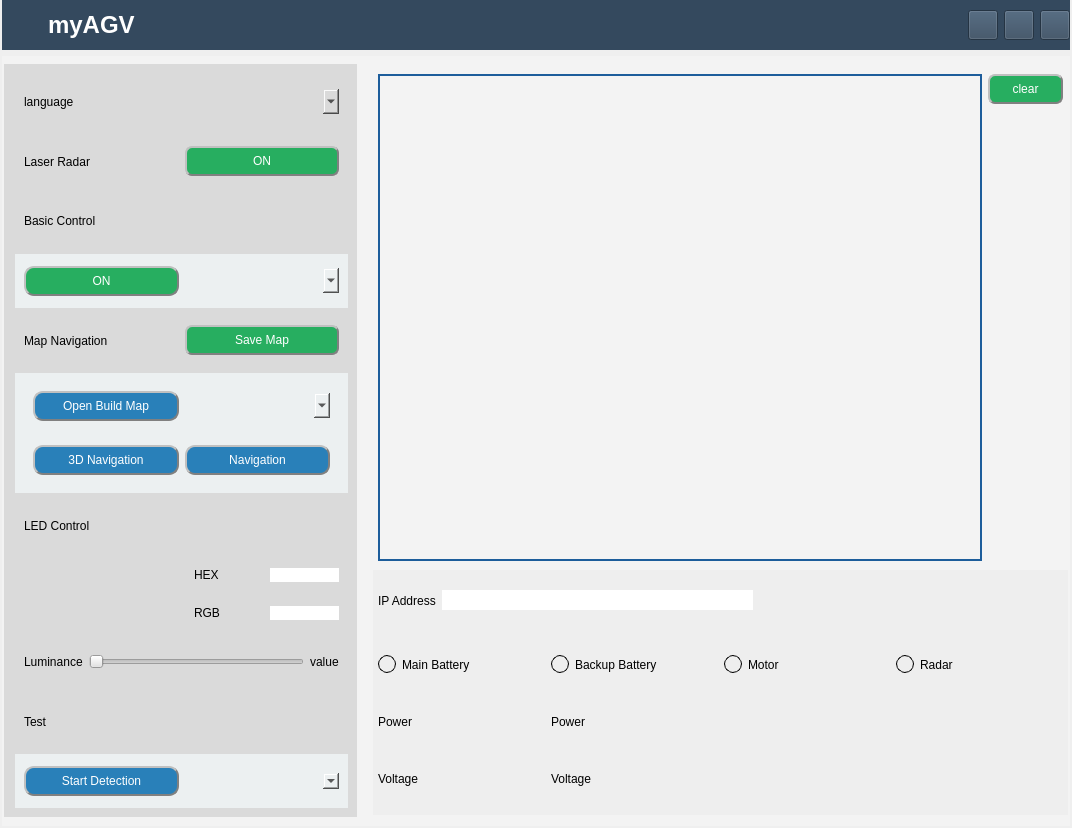
<?xml version="1.0" encoding="UTF-8"?>
<ui version="4.0">
 <class>myAGV</class>
 <widget class="QMainWindow" name="myAGV">
  <property name="geometry">
   <rect>
    <x>0</x>
    <y>0</y>
    <width>1072</width>
    <height>828</height>
   </rect>
  </property>
  <property name="windowTitle">
   <string>MainWindow</string>
  </property>
  <widget class="QWidget" name="centralwidget">
   <layout class="QVBoxLayout" name="verticalLayout_15">
    <property name="leftMargin">
     <number>2</number>
    </property>
    <property name="topMargin">
     <number>0</number>
    </property>
    <property name="rightMargin">
     <number>2</number>
    </property>
    <property name="bottomMargin">
     <number>2</number>
    </property>
    <item>
     <widget class="QWidget" name="menu_widget" native="true">
      <property name="maximumSize">
       <size>
        <width>16777215</width>
        <height>50</height>
       </size>
      </property>
      <property name="styleSheet">
       <string notr="true">background-color: rgb(52, 73, 94);</string>
      </property>
      <layout class="QGridLayout" name="gridLayout">
       <property name="leftMargin">
        <number>10</number>
       </property>
       <property name="topMargin">
        <number>0</number>
       </property>
       <property name="rightMargin">
        <number>0</number>
       </property>
       <property name="bottomMargin">
        <number>0</number>
       </property>
       <item row="0" column="1">
        <widget class="QLabel" name="title">
         <property name="font">
          <font>
           <family>Arial</family>
           <pointsize>18</pointsize>
           <weight>75</weight>
           <bold>true</bold>
          </font>
         </property>
         <property name="styleSheet">
          <string notr="true">background-color: rgb(255, 255, 255，200);
color: rgb(255, 255, 255);</string>
         </property>
         <property name="text">
          <string>myAGV</string>
         </property>
        </widget>
       </item>
       <item row="0" column="0">
        <widget class="QLabel" name="logo_lab">
         <property name="sizePolicy">
          <sizepolicy hsizetype="Preferred" vsizetype="Preferred">
           <horstretch>0</horstretch>
           <verstretch>0</verstretch>
          </sizepolicy>
         </property>
         <property name="minimumSize">
          <size>
           <width>25</width>
           <height>25</height>
          </size>
         </property>
         <property name="maximumSize">
          <size>
           <width>30</width>
           <height>30</height>
          </size>
         </property>
         <property name="styleSheet">
          <string notr="true"/>
         </property>
         <property name="text">
          <string/>
         </property>
         <property name="pixmap">
          <pixmap>operations_UI/img_UI/logo.ico</pixmap>
         </property>
         <property name="scaledContents">
          <bool>true</bool>
         </property>
         <property name="margin">
          <number>0</number>
         </property>
        </widget>
       </item>
       <item row="0" column="2">
        <widget class="QPushButton" name="min_btn">
         <property name="enabled">
          <bool>true</bool>
         </property>
         <property name="sizePolicy">
          <sizepolicy hsizetype="Minimum" vsizetype="Expanding">
           <horstretch>0</horstretch>
           <verstretch>0</verstretch>
          </sizepolicy>
         </property>
         <property name="minimumSize">
          <size>
           <width>30</width>
           <height>30</height>
          </size>
         </property>
         <property name="maximumSize">
          <size>
           <width>30</width>
           <height>30</height>
          </size>
         </property>
         <property name="cursor">
          <cursorShape>PointingHandCursor</cursorShape>
         </property>
         <property name="styleSheet">
          <string notr="true"/>
         </property>
         <property name="text">
          <string/>
         </property>
         <property name="icon">
          <iconset>
           <normaloff>operations_UI/img_UI/min.ico</normaloff>operations_UI/img_UI/min.ico</iconset>
         </property>
         <property name="iconSize">
          <size>
           <width>30</width>
           <height>30</height>
          </size>
         </property>
        </widget>
       </item>
       <item row="0" column="3">
        <widget class="QPushButton" name="max_btn">
         <property name="enabled">
          <bool>true</bool>
         </property>
         <property name="sizePolicy">
          <sizepolicy hsizetype="Minimum" vsizetype="Expanding">
           <horstretch>0</horstretch>
           <verstretch>0</verstretch>
          </sizepolicy>
         </property>
         <property name="minimumSize">
          <size>
           <width>30</width>
           <height>30</height>
          </size>
         </property>
         <property name="maximumSize">
          <size>
           <width>30</width>
           <height>30</height>
          </size>
         </property>
         <property name="cursor">
          <cursorShape>PointingHandCursor</cursorShape>
         </property>
         <property name="styleSheet">
          <string notr="true"/>
         </property>
         <property name="text">
          <string/>
         </property>
         <property name="icon">
          <iconset>
           <normaloff>operations_UI/img_UI/max.ico</normaloff>operations_UI/img_UI/max.ico</iconset>
         </property>
         <property name="iconSize">
          <size>
           <width>30</width>
           <height>30</height>
          </size>
         </property>
        </widget>
       </item>
       <item row="0" column="4">
        <widget class="QPushButton" name="close_btn">
         <property name="minimumSize">
          <size>
           <width>30</width>
           <height>30</height>
          </size>
         </property>
         <property name="maximumSize">
          <size>
           <width>30</width>
           <height>30</height>
          </size>
         </property>
         <property name="cursor">
          <cursorShape>PointingHandCursor</cursorShape>
         </property>
         <property name="styleSheet">
          <string notr="true"/>
         </property>
         <property name="text">
          <string/>
         </property>
         <property name="icon">
          <iconset>
           <normaloff>operations_UI/img_UI/close.ico</normaloff>operations_UI/img_UI/close.ico</iconset>
         </property>
         <property name="iconSize">
          <size>
           <width>30</width>
           <height>30</height>
          </size>
         </property>
        </widget>
       </item>
      </layout>
     </widget>
    </item>
    <item>
     <widget class="QScrollArea" name="scrollArea">
      <property name="styleSheet">
       <string notr="true">background-color: rgb(243, 243, 243);
border:None;</string>
      </property>
      <property name="widgetResizable">
       <bool>true</bool>
      </property>
      <widget class="QWidget" name="scrollAreaWidgetContents">
       <property name="geometry">
        <rect>
         <x>0</x>
         <y>0</y>
         <width>1047</width>
         <height>774</height>
        </rect>
       </property>
       <layout class="QHBoxLayout" name="horizontalLayout" stretch="1,2">
        <property name="leftMargin">
         <number>2</number>
        </property>
        <property name="topMargin">
         <number>8</number>
        </property>
        <property name="rightMargin">
         <number>2</number>
        </property>
        <item>
         <widget class="QWidget" name="widget_left" native="true">
          <property name="styleSheet">
           <string notr="true">background-color: rgb(218, 218, 218);</string>
          </property>
          <layout class="QVBoxLayout" name="verticalLayout_3">
           <property name="leftMargin">
            <number>11</number>
           </property>
           <property name="topMargin">
            <number>11</number>
           </property>
           <item>
            <widget class="QWidget" name="widget" native="true">
             <layout class="QHBoxLayout" name="horizontalLayout_12">
              <item>
               <widget class="QLabel" name="label_language">
                <property name="styleSheet">
                 <string notr="true">background-color: rgb(255, 255, 255，200);
font: 75 14pt &quot;Arial&quot;;</string>
                </property>
                <property name="text">
                 <string>language</string>
                </property>
               </widget>
              </item>
              <item>
               <widget class="QComboBox" name="comboBox_language_selection">
                <property name="minimumSize">
                 <size>
                  <width>0</width>
                  <height>25</height>
                 </size>
                </property>
               </widget>
              </item>
             </layout>
            </widget>
           </item>
           <item>
            <widget class="QWidget" name="widget_5" native="true">
             <layout class="QHBoxLayout" name="horizontalLayout_4">
              <item>
               <widget class="QLabel" name="label_radar">
                <property name="styleSheet">
                 <string notr="true">font: 13pt &quot;Arial&quot;;</string>
                </property>
                <property name="text">
                 <string>Laser Radar</string>
                </property>
               </widget>
              </item>
              <item>
               <widget class="QPushButton" name="radar_button">
                <property name="minimumSize">
                 <size>
                  <width>0</width>
                  <height>30</height>
                 </size>
                </property>
                <property name="styleSheet">
                 <string notr="true">background-color: rgb(39, 174, 96);
color: rgb(255, 255, 255);
border-radius: 7px;
border: 2px groove gray;
border-style: outset;
font: 75 9pt &quot;Arial&quot;;</string>
                </property>
                <property name="text">
                 <string>ON</string>
                </property>
               </widget>
              </item>
             </layout>
            </widget>
           </item>
           <item>
            <widget class="QWidget" name="widget_6" native="true">
             <layout class="QHBoxLayout" name="horizontalLayout_3">
              <item>
               <widget class="QLabel" name="basic_control">
                <property name="styleSheet">
                 <string notr="true">font: 13pt &quot;Arial&quot;;</string>
                </property>
                <property name="text">
                 <string>Basic Control</string>
                </property>
               </widget>
              </item>
              <item>
               <widget class="QWidget" name="widget_7" native="true"/>
              </item>
             </layout>
            </widget>
           </item>
           <item>
            <widget class="QWidget" name="widget_8" native="true">
             <property name="styleSheet">
              <string notr="true">background-color: rgb(236, 240, 241);</string>
             </property>
             <layout class="QHBoxLayout" name="horizontalLayout_13">
              <item>
               <widget class="QPushButton" name="basic_control_button">
                <property name="minimumSize">
                 <size>
                  <width>0</width>
                  <height>30</height>
                 </size>
                </property>
                <property name="styleSheet">
                 <string notr="true">background-color: rgb(39, 174, 96);
color: rgb(255, 255, 255);
border-radius: 10px;
border: 2px groove gray;
border-style: outset;
font: 75 9pt &quot;Arial&quot;;</string>
                </property>
                <property name="text">
                 <string>ON</string>
                </property>
               </widget>
              </item>
              <item>
               <widget class="QComboBox" name="basic_control_selection">
                <property name="minimumSize">
                 <size>
                  <width>0</width>
                  <height>25</height>
                 </size>
                </property>
               </widget>
              </item>
             </layout>
            </widget>
           </item>
           <item>
            <widget class="QWidget" name="widget_9" native="true">
             <layout class="QHBoxLayout" name="horizontalLayout_5">
              <item>
               <widget class="QLabel" name="label_map_nav">
                <property name="styleSheet">
                 <string notr="true">font: 13pt &quot;Arial&quot;;</string>
                </property>
                <property name="text">
                 <string>Map Navigation</string>
                </property>
               </widget>
              </item>
              <item>
               <widget class="QPushButton" name="save_map_button">
                <property name="minimumSize">
                 <size>
                  <width>0</width>
                  <height>30</height>
                 </size>
                </property>
                <property name="styleSheet">
                 <string notr="true">background-color: rgb(39, 174, 96);
color: rgb(255, 255, 255);
border-radius: 7px;
border: 2px groove gray;
border-style: outset;
font: 75 9pt &quot;Arial&quot;;</string>
                </property>
                <property name="text">
                 <string>Save Map</string>
                </property>
               </widget>
              </item>
             </layout>
            </widget>
           </item>
           <item>
            <widget class="QWidget" name="widget_13" native="true">
             <property name="styleSheet">
              <string notr="true">background-color: rgb(236, 240, 241);</string>
             </property>
             <layout class="QVBoxLayout" name="verticalLayout_2">
              <item>
               <widget class="QWidget" name="widget_10" native="true">
                <property name="styleSheet">
                 <string notr="true"/>
                </property>
                <layout class="QHBoxLayout" name="horizontalLayout_6">
                 <item>
                  <widget class="QPushButton" name="open_build_map">
                   <property name="minimumSize">
                    <size>
                     <width>0</width>
                     <height>30</height>
                    </size>
                   </property>
                   <property name="styleSheet">
                    <string notr="true">background-color:rgb(41, 128, 185);
color: rgb(255, 255, 255);
border-radius: 10px;
border: 2px groove gray;
border-style: outset;
font: 75 9pt &quot;Arial&quot;;</string>
                   </property>
                   <property name="text">
                    <string>Open Build Map</string>
                   </property>
                  </widget>
                 </item>
                 <item>
                  <widget class="QComboBox" name="build_map_selection">
                   <property name="minimumSize">
                    <size>
                     <width>0</width>
                     <height>25</height>
                    </size>
                   </property>
                  </widget>
                 </item>
                </layout>
               </widget>
              </item>
              <item>
               <widget class="QWidget" name="widget_12" native="true">
                <property name="styleSheet">
                 <string notr="true"/>
                </property>
                <layout class="QHBoxLayout" name="horizontalLayout_9">
                 <item>
                  <widget class="QPushButton" name="navigation_3d_button">
                   <property name="minimumSize">
                    <size>
                     <width>0</width>
                     <height>30</height>
                    </size>
                   </property>
                   <property name="styleSheet">
                    <string notr="true">background-color:rgb(41, 128, 185);
color: rgb(255, 255, 255);
border-radius: 10px;
border: 2px groove gray;
border-style: outset;
font: 75 9pt &quot;Arial&quot;;</string>
                   </property>
                   <property name="text">
                    <string>3D Navigation</string>
                   </property>
                  </widget>
                 </item>
                 <item>
                  <widget class="QPushButton" name="navigation_button">
                   <property name="minimumSize">
                    <size>
                     <width>0</width>
                     <height>30</height>
                    </size>
                   </property>
                   <property name="styleSheet">
                    <string notr="true">background-color:rgb(41, 128, 185);
color: rgb(255, 255, 255);
border-radius: 10px;
border: 2px groove gray;
border-style: outset;
font: 75 9pt &quot;Arial&quot;;</string>
                   </property>
                   <property name="text">
                    <string>Navigation</string>
                   </property>
                  </widget>
                 </item>
                </layout>
               </widget>
              </item>
             </layout>
            </widget>
           </item>
           <item>
            <widget class="QWidget" name="widget_14" native="true">
             <layout class="QHBoxLayout" name="horizontalLayout_17">
              <item>
               <widget class="QLabel" name="label_10">
                <property name="styleSheet">
                 <string notr="true">font: 13pt &quot;Arial&quot;;</string>
                </property>
                <property name="text">
                 <string>LED Control</string>
                </property>
               </widget>
              </item>
              <item>
               <widget class="QWidget" name="widget_15" native="true"/>
              </item>
             </layout>
            </widget>
           </item>
           <item>
            <layout class="QHBoxLayout" name="horizontalLayout_palette">
             <item>
              <widget class="QWidget" name="color_palette" native="true"/>
             </item>
             <item>
              <layout class="QVBoxLayout" name="verticalLayout_4">
               <item>
                <widget class="QWidget" name="widget_hex" native="true">
                 <layout class="QHBoxLayout" name="horizontalLayout_29">
                  <item>
                   <widget class="QLabel" name="label_11">
                    <property name="text">
                     <string>HEX</string>
                    </property>
                   </widget>
                  </item>
                  <item>
                   <widget class="QLabel" name="lineEdit_HEX">
                    <property name="styleSheet">
                     <string notr="true">background:white;</string>
                    </property>
                    <property name="text">
                     <string/>
                    </property>
                   </widget>
                  </item>
                 </layout>
                </widget>
               </item>
               <item>
                <widget class="QWidget" name="widget_rgb" native="true">
                 <layout class="QHBoxLayout" name="horizontalLayout_30">
                  <item>
                   <widget class="QLabel" name="label_12">
                    <property name="text">
                     <string>RGB</string>
                    </property>
                   </widget>
                  </item>
                  <item>
                   <widget class="QLabel" name="lineEdit_RGB">
                    <property name="styleSheet">
                     <string notr="true">background:white;</string>
                    </property>
                    <property name="text">
                     <string/>
                    </property>
                   </widget>
                  </item>
                 </layout>
                </widget>
               </item>
              </layout>
             </item>
            </layout>
           </item>
           <item>
            <widget class="QWidget" name="widget_19" native="true">
             <layout class="QHBoxLayout" name="horizontalLayout_26">
              <item>
               <widget class="QLabel" name="label_luminance">
                <property name="styleSheet">
                 <string notr="true">font: 10pt &quot;Arial&quot;;</string>
                </property>
                <property name="text">
                 <string>Luminance</string>
                </property>
               </widget>
              </item>
              <item>
               <widget class="QSlider" name="horizontal_Slider">
                <property name="orientation">
                 <enum>Qt::Horizontal</enum>
                </property>
               </widget>
              </item>
              <item>
               <widget class="QLabel" name="label_value">
                <property name="text">
                 <string>value</string>
                </property>
               </widget>
              </item>
             </layout>
            </widget>
           </item>
           <item>
            <widget class="QWidget" name="widget_22" native="true">
             <layout class="QHBoxLayout" name="horizontalLayout_27">
              <item>
               <widget class="QLabel" name="label_15">
                <property name="styleSheet">
                 <string notr="true">font: 13pt &quot;Arial&quot;;</string>
                </property>
                <property name="text">
                 <string>Test</string>
                </property>
               </widget>
              </item>
              <item>
               <widget class="QWidget" name="widget_23" native="true"/>
              </item>
             </layout>
            </widget>
           </item>
           <item>
            <widget class="QWidget" name="widget_24" native="true">
             <property name="styleSheet">
              <string notr="true">background-color: rgb(236, 240, 241);</string>
             </property>
             <layout class="QHBoxLayout" name="horizontalLayout_10">
              <item>
               <widget class="QPushButton" name="start_detection_button">
                <property name="sizePolicy">
                 <sizepolicy hsizetype="Minimum" vsizetype="Fixed">
                  <horstretch>0</horstretch>
                  <verstretch>30</verstretch>
                 </sizepolicy>
                </property>
                <property name="minimumSize">
                 <size>
                  <width>0</width>
                  <height>30</height>
                 </size>
                </property>
                <property name="styleSheet">
                 <string notr="true">background-color:rgb(41, 128, 185);
color: rgb(255, 255, 255);
border-radius: 10px;
border: 2px groove gray;
border-style: outset;
font: 75 9pt &quot;Arial&quot;;</string>
                </property>
                <property name="text">
                 <string>Start Detection</string>
                </property>
               </widget>
              </item>
              <item>
               <widget class="QComboBox" name="comboBox_testing"/>
              </item>
             </layout>
            </widget>
           </item>
          </layout>
         </widget>
        </item>
        <item>
         <widget class="QWidget" name="widget_right" native="true">
          <property name="styleSheet">
           <string notr="true"/>
          </property>
          <layout class="QVBoxLayout" name="verticalLayout_6" stretch="2,1">
           <property name="leftMargin">
            <number>10</number>
           </property>
           <property name="topMargin">
            <number>10</number>
           </property>
           <property name="rightMargin">
            <number>0</number>
           </property>
           <property name="bottomMargin">
            <number>2</number>
           </property>
           <item>
            <widget class="QWidget" name="widget_3" native="true">
             <layout class="QHBoxLayout" name="horizontalLayout_2" stretch="8,1">
              <property name="leftMargin">
               <number>5</number>
              </property>
              <property name="topMargin">
               <number>0</number>
              </property>
              <property name="rightMargin">
               <number>5</number>
              </property>
              <property name="bottomMargin">
               <number>3</number>
              </property>
              <item>
               <widget class="QTextBrowser" name="textBrowser">
                <property name="styleSheet">
                 <string notr="true">border:2px solid #1D5D9B;</string>
                </property>
               </widget>
              </item>
              <item>
               <layout class="QVBoxLayout" name="verticalLayout">
                <item>
                 <widget class="QPushButton" name="log_clear">
                  <property name="minimumSize">
                   <size>
                    <width>0</width>
                    <height>30</height>
                   </size>
                  </property>
                  <property name="styleSheet">
                   <string notr="true">background-color: rgb(39, 174, 96);
color: rgb(255, 255, 255);
border-radius: 7px;
border: 2px groove gray;
border-style: outset;
font: 75 9pt &quot;Arial&quot;;</string>
                  </property>
                  <property name="text">
                   <string>clear</string>
                  </property>
                 </widget>
                </item>
                <item>
                 <spacer name="verticalSpacer">
                  <property name="orientation">
                   <enum>Qt::Vertical</enum>
                  </property>
                  <property name="sizeHint" stdset="0">
                   <size>
                    <width>20</width>
                    <height>40</height>
                   </size>
                  </property>
                 </spacer>
                </item>
               </layout>
              </item>
             </layout>
            </widget>
           </item>
           <item>
            <widget class="QWidget" name="widget_4" native="true">
             <property name="styleSheet">
              <string notr="true">background-color:#EEEEEE;</string>
             </property>
             <layout class="QVBoxLayout" name="verticalLayout_14" stretch="1,3">
              <property name="leftMargin">
               <number>5</number>
              </property>
              <property name="topMargin">
               <number>0</number>
              </property>
              <property name="rightMargin">
               <number>5</number>
              </property>
              <property name="bottomMargin">
               <number>0</number>
              </property>
              <item>
               <widget class="QWidget" name="widget_11" native="true">
                <layout class="QHBoxLayout" name="horizontalLayout_20">
                 <property name="leftMargin">
                  <number>0</number>
                 </property>
                 <property name="rightMargin">
                  <number>0</number>
                 </property>
                 <property name="bottomMargin">
                  <number>8</number>
                 </property>
                 <item>
                  <widget class="QLabel" name="IP_address">
                   <property name="styleSheet">
                    <string notr="true">font: 10pt &quot;Arial&quot;;</string>
                   </property>
                   <property name="text">
                    <string>IP Address</string>
                   </property>
                  </widget>
                 </item>
                 <item>
                  <widget class="QLineEdit" name="lineEdit">
                   <property name="minimumSize">
                    <size>
                     <width>0</width>
                     <height>20</height>
                    </size>
                   </property>
                   <property name="styleSheet">
                    <string notr="true">background-color: rgb(255, 255, 255);</string>
                   </property>
                  </widget>
                 </item>
                 <item>
                  <spacer name="horizontalSpacer">
                   <property name="orientation">
                    <enum>Qt::Horizontal</enum>
                   </property>
                   <property name="sizeHint" stdset="0">
                    <size>
                     <width>40</width>
                     <height>20</height>
                    </size>
                   </property>
                  </spacer>
                 </item>
                </layout>
               </widget>
              </item>
              <item>
               <widget class="QWidget" name="widget_18" native="true">
                <property name="styleSheet">
                 <string notr="true"/>
                </property>
                <layout class="QHBoxLayout" name="horizontalLayout_34">
                 <property name="leftMargin">
                  <number>0</number>
                 </property>
                 <property name="topMargin">
                  <number>3</number>
                 </property>
                 <property name="rightMargin">
                  <number>0</number>
                 </property>
                 <property name="bottomMargin">
                  <number>11</number>
                 </property>
                 <item>
                  <layout class="QVBoxLayout" name="verticalLayout_5">
                   <item>
                    <layout class="QHBoxLayout" name="horizontalLayout_21">
                     <item>
                      <widget class="QLabel" name="status_battery_main">
                       <property name="minimumSize">
                        <size>
                         <width>18</width>
                         <height>18</height>
                        </size>
                       </property>
                       <property name="maximumSize">
                        <size>
                         <width>18</width>
                         <height>18</height>
                        </size>
                       </property>
                       <property name="styleSheet">
                        <string notr="true">border-radius: 9px;
border: 1px solid</string>
                       </property>
                       <property name="text">
                        <string/>
                       </property>
                      </widget>
                     </item>
                     <item>
                      <widget class="QLabel" name="main_battery">
                       <property name="styleSheet">
                        <string notr="true">font: 10pt &quot;Arial&quot;;</string>
                       </property>
                       <property name="text">
                        <string>Main Battery</string>
                       </property>
                      </widget>
                     </item>
                    </layout>
                   </item>
                   <item>
                    <layout class="QHBoxLayout" name="horizontalLayout_22">
                     <item>
                      <widget class="QLabel" name="electricity_main">
                       <property name="styleSheet">
                        <string notr="true">font: 10pt &quot;Arial&quot;;</string>
                       </property>
                       <property name="text">
                        <string>Power</string>
                       </property>
                      </widget>
                     </item>
                     <item>
                      <widget class="QLabel" name="lineEdit_power">
                       <property name="styleSheet">
                        <string notr="true"/>
                       </property>
                       <property name="text">
                        <string/>
                       </property>
                      </widget>
                     </item>
                    </layout>
                   </item>
                   <item>
                    <layout class="QHBoxLayout" name="horizontalLayout_23">
                     <item>
                      <widget class="QLabel" name="voltage">
                       <property name="styleSheet">
                        <string notr="true">font: 10pt &quot;Arial&quot;;</string>
                       </property>
                       <property name="text">
                        <string>Voltage</string>
                       </property>
                      </widget>
                     </item>
                     <item>
                      <widget class="QLabel" name="lineEdit_voltage">
                       <property name="styleSheet">
                        <string notr="true"/>
                       </property>
                       <property name="text">
                        <string/>
                       </property>
                      </widget>
                     </item>
                    </layout>
                   </item>
                  </layout>
                 </item>
                 <item>
                  <layout class="QVBoxLayout" name="verticalLayout_13">
                   <item>
                    <layout class="QHBoxLayout" name="horizontalLayout_31">
                     <item>
                      <widget class="QLabel" name="status_battery_backup_2">
                       <property name="minimumSize">
                        <size>
                         <width>18</width>
                         <height>18</height>
                        </size>
                       </property>
                       <property name="maximumSize">
                        <size>
                         <width>18</width>
                         <height>18</height>
                        </size>
                       </property>
                       <property name="styleSheet">
                        <string notr="true">border-radius: 9px;
border: 1px solid</string>
                       </property>
                       <property name="text">
                        <string/>
                       </property>
                      </widget>
                     </item>
                     <item>
                      <widget class="QLabel" name="backup_battery">
                       <property name="styleSheet">
                        <string notr="true">font: 10pt &quot;Arial&quot;;</string>
                       </property>
                       <property name="text">
                        <string>Backup Battery</string>
                       </property>
                      </widget>
                     </item>
                    </layout>
                   </item>
                   <item>
                    <layout class="QHBoxLayout" name="horizontalLayout_32">
                     <item>
                      <widget class="QLabel" name="power_backup">
                       <property name="styleSheet">
                        <string notr="true">font: 10pt &quot;Arial&quot;;</string>
                       </property>
                       <property name="text">
                        <string>Power</string>
                       </property>
                      </widget>
                     </item>
                     <item>
                      <widget class="QLabel" name="lineEdit_power_backup">
                       <property name="styleSheet">
                        <string notr="true"/>
                       </property>
                       <property name="text">
                        <string/>
                       </property>
                      </widget>
                     </item>
                    </layout>
                   </item>
                   <item>
                    <layout class="QHBoxLayout" name="horizontalLayout_33">
                     <item>
                      <widget class="QLabel" name="voltage_backup">
                       <property name="styleSheet">
                        <string notr="true">font: 10pt &quot;Arial&quot;;</string>
                       </property>
                       <property name="text">
                        <string>Voltage</string>
                       </property>
                      </widget>
                     </item>
                     <item>
                      <widget class="QLabel" name="lineEdit_voltage_backup">
                       <property name="styleSheet">
                        <string notr="true"/>
                       </property>
                       <property name="text">
                        <string/>
                       </property>
                      </widget>
                     </item>
                    </layout>
                   </item>
                  </layout>
                 </item>
                 <item>
                  <layout class="QVBoxLayout" name="verticalLayout_11">
                   <item>
                    <layout class="QHBoxLayout" name="horizontalLayout_25">
                     <item>
                      <widget class="QLabel" name="status_motor_1">
                       <property name="minimumSize">
                        <size>
                         <width>18</width>
                         <height>18</height>
                        </size>
                       </property>
                       <property name="maximumSize">
                        <size>
                         <width>18</width>
                         <height>18</height>
                        </size>
                       </property>
                       <property name="styleSheet">
                        <string notr="true">border-radius: 9px;
border: 1px solid</string>
                       </property>
                       <property name="text">
                        <string/>
                       </property>
                      </widget>
                     </item>
                     <item>
                      <widget class="QLabel" name="motor_1">
                       <property name="styleSheet">
                        <string notr="true">font: 10pt &quot;Arial&quot;;</string>
                       </property>
                       <property name="text">
                        <string>Motor</string>
                       </property>
                      </widget>
                     </item>
                    </layout>
                   </item>
                   <item>
                    <widget class="QWidget" name="widget_25" native="true"/>
                   </item>
                   <item>
                    <widget class="QWidget" name="widget_21" native="true"/>
                   </item>
                  </layout>
                 </item>
                 <item>
                  <layout class="QVBoxLayout" name="verticalLayout_12">
                   <item>
                    <layout class="QHBoxLayout" name="horizontalLayout_24">
                     <item>
                      <widget class="QLabel" name="status_radar">
                       <property name="minimumSize">
                        <size>
                         <width>18</width>
                         <height>18</height>
                        </size>
                       </property>
                       <property name="maximumSize">
                        <size>
                         <width>18</width>
                         <height>18</height>
                        </size>
                       </property>
                       <property name="styleSheet">
                        <string notr="true">border-radius: 9px;
border: 1px solid</string>
                       </property>
                       <property name="text">
                        <string/>
                       </property>
                      </widget>
                     </item>
                     <item>
                      <widget class="QLabel" name="Radar">
                       <property name="styleSheet">
                        <string notr="true">font: 10pt &quot;Arial&quot;;</string>
                       </property>
                       <property name="text">
                        <string>Radar</string>
                       </property>
                      </widget>
                     </item>
                    </layout>
                   </item>
                   <item>
                    <widget class="QWidget" name="widget_26" native="true"/>
                   </item>
                   <item>
                    <widget class="QWidget" name="widget_27" native="true"/>
                   </item>
                  </layout>
                 </item>
                </layout>
               </widget>
              </item>
             </layout>
            </widget>
           </item>
          </layout>
         </widget>
        </item>
       </layout>
      </widget>
     </widget>
    </item>
   </layout>
  </widget>
 </widget>
 <resources/>
 <connections/>
</ui>
